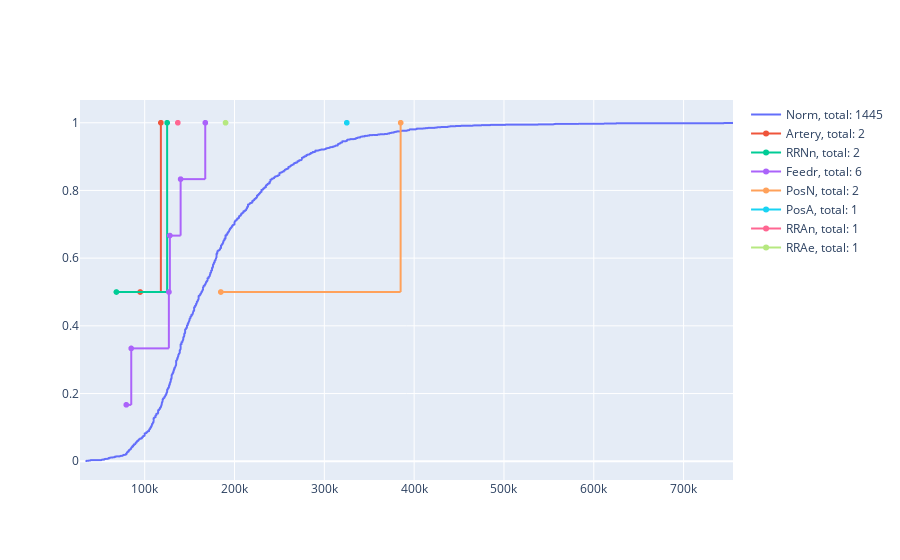

The code cell stored with this chart in its notebook:
### Code cell
multiple_ecdf('Condition2')

### Figure 1 — Plotly figure (JSON) as saved in the notebook; plotly's stock layout.template omitted (floating-point values rounded to 4 significant figures; data arrays with more than 128 entries replaced by an {"elided": "..."} marker saying what was removed)
{"data": [{"line": {"shape": "hv"}, "name": "Norm, total: 1445", "type": "scattergl", "x": {"elided": "659 int values"}, "y": {"elided": "659 float values"}}, {"line": {"shape": "hv"}, "name": "Artery, total: 2", "type": "scattergl", "x": [95000, 118000], "y": [0.5, 1]}, {"line": {"shape": "hv"}, "name": "RRNn, total: 2", "type": "scattergl", "x": [68500, 125000], "y": [0.5, 1]}, {"line": {"shape": "hv"}, "name": "Feedr, total: 6", "type": "scattergl", "x": [79500, 85000, 127000, 128000, 140000, 167500], "y": [0.1667, 0.3333, 0.5, 0.6667, 0.8333, 1]}, {"line": {"shape": "hv"}, "name": "PosN, total: 2", "type": "scattergl", "x": [184750, 385000], "y": [0.5, 1]}, {"line": {"shape": "hv"}, "name": "PosA, total: 1", "type": "scattergl", "x": [325000], "y": [1]}, {"line": {"shape": "hv"}, "name": "RRAn, total: 1", "type": "scattergl", "x": [136905], "y": [1]}, {"line": {"shape": "hv"}, "name": "RRAe, total: 1", "type": "scattergl", "x": [190000], "y": [1]}], "layout": {}}
